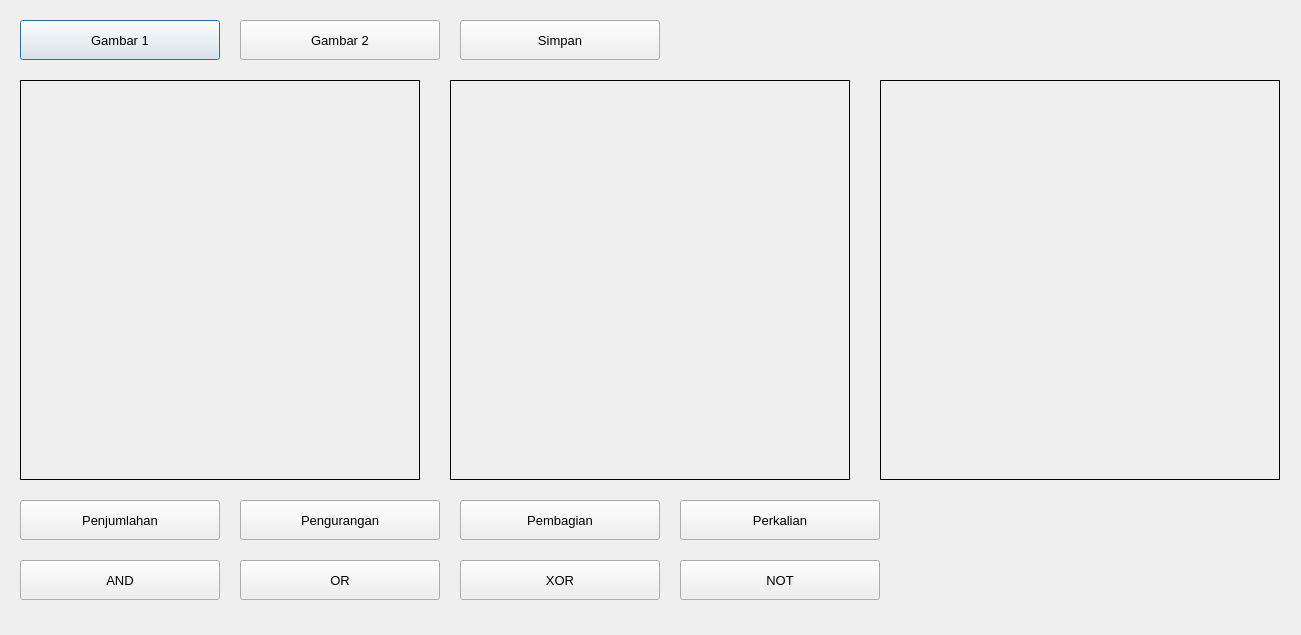
<?xml version="1.0" encoding="UTF-8"?>
<ui version="4.0">
 <class>Dialog</class>
 <widget class="QDialog" name="Dialog">
  <property name="geometry">
   <rect>
    <x>0</x>
    <y>0</y>
    <width>1301</width>
    <height>635</height>
   </rect>
  </property>
  <property name="font">
   <font>
    <pointsize>10</pointsize>
   </font>
  </property>
  <property name="windowTitle">
   <string>Dialog</string>
  </property>
  <widget class="QPushButton" name="gambar1">
   <property name="geometry">
    <rect>
     <x>20</x>
     <y>20</y>
     <width>200</width>
     <height>40</height>
    </rect>
   </property>
   <property name="font">
    <font>
     <pointsize>10</pointsize>
     <weight>50</weight>
     <bold>false</bold>
    </font>
   </property>
   <property name="text">
    <string>Gambar 1</string>
   </property>
  </widget>
  <widget class="QLabel" name="labelAsal1">
   <property name="geometry">
    <rect>
     <x>20</x>
     <y>80</y>
     <width>400</width>
     <height>400</height>
    </rect>
   </property>
   <property name="frameShape">
    <enum>QFrame::Box</enum>
   </property>
   <property name="text">
    <string/>
   </property>
  </widget>
  <widget class="QLabel" name="labelAsal2">
   <property name="geometry">
    <rect>
     <x>450</x>
     <y>80</y>
     <width>400</width>
     <height>400</height>
    </rect>
   </property>
   <property name="frameShape">
    <enum>QFrame::Box</enum>
   </property>
   <property name="text">
    <string/>
   </property>
  </widget>
  <widget class="QLabel" name="label_3">
   <property name="geometry">
    <rect>
     <x>880</x>
     <y>80</y>
     <width>400</width>
     <height>400</height>
    </rect>
   </property>
   <property name="frameShape">
    <enum>QFrame::Box</enum>
   </property>
   <property name="text">
    <string/>
   </property>
  </widget>
  <widget class="QPushButton" name="gambar2">
   <property name="geometry">
    <rect>
     <x>240</x>
     <y>20</y>
     <width>200</width>
     <height>40</height>
    </rect>
   </property>
   <property name="text">
    <string>Gambar 2</string>
   </property>
  </widget>
  <widget class="QPushButton" name="simpan">
   <property name="geometry">
    <rect>
     <x>460</x>
     <y>20</y>
     <width>200</width>
     <height>40</height>
    </rect>
   </property>
   <property name="text">
    <string>Simpan</string>
   </property>
  </widget>
  <widget class="QPushButton" name="penjumlahan">
   <property name="geometry">
    <rect>
     <x>20</x>
     <y>500</y>
     <width>200</width>
     <height>40</height>
    </rect>
   </property>
   <property name="text">
    <string>Penjumlahan</string>
   </property>
  </widget>
  <widget class="QPushButton" name="pengurangan">
   <property name="geometry">
    <rect>
     <x>240</x>
     <y>500</y>
     <width>200</width>
     <height>40</height>
    </rect>
   </property>
   <property name="text">
    <string>Pengurangan</string>
   </property>
  </widget>
  <widget class="QPushButton" name="pembagian">
   <property name="geometry">
    <rect>
     <x>460</x>
     <y>500</y>
     <width>200</width>
     <height>40</height>
    </rect>
   </property>
   <property name="text">
    <string>Pembagian</string>
   </property>
  </widget>
  <widget class="QPushButton" name="perkalian">
   <property name="geometry">
    <rect>
     <x>680</x>
     <y>500</y>
     <width>200</width>
     <height>40</height>
    </rect>
   </property>
   <property name="text">
    <string>Perkalian</string>
   </property>
  </widget>
  <widget class="QPushButton" name="And">
   <property name="geometry">
    <rect>
     <x>20</x>
     <y>560</y>
     <width>200</width>
     <height>40</height>
    </rect>
   </property>
   <property name="text">
    <string>AND</string>
   </property>
  </widget>
  <widget class="QPushButton" name="Or">
   <property name="geometry">
    <rect>
     <x>240</x>
     <y>560</y>
     <width>200</width>
     <height>40</height>
    </rect>
   </property>
   <property name="text">
    <string>OR</string>
   </property>
  </widget>
  <widget class="QPushButton" name="Xor">
   <property name="geometry">
    <rect>
     <x>460</x>
     <y>560</y>
     <width>200</width>
     <height>40</height>
    </rect>
   </property>
   <property name="text">
    <string>XOR</string>
   </property>
  </widget>
  <widget class="QPushButton" name="Not">
   <property name="geometry">
    <rect>
     <x>680</x>
     <y>560</y>
     <width>200</width>
     <height>40</height>
    </rect>
   </property>
   <property name="text">
    <string>NOT</string>
   </property>
  </widget>
 </widget>
 <resources/>
 <connections/>
</ui>
